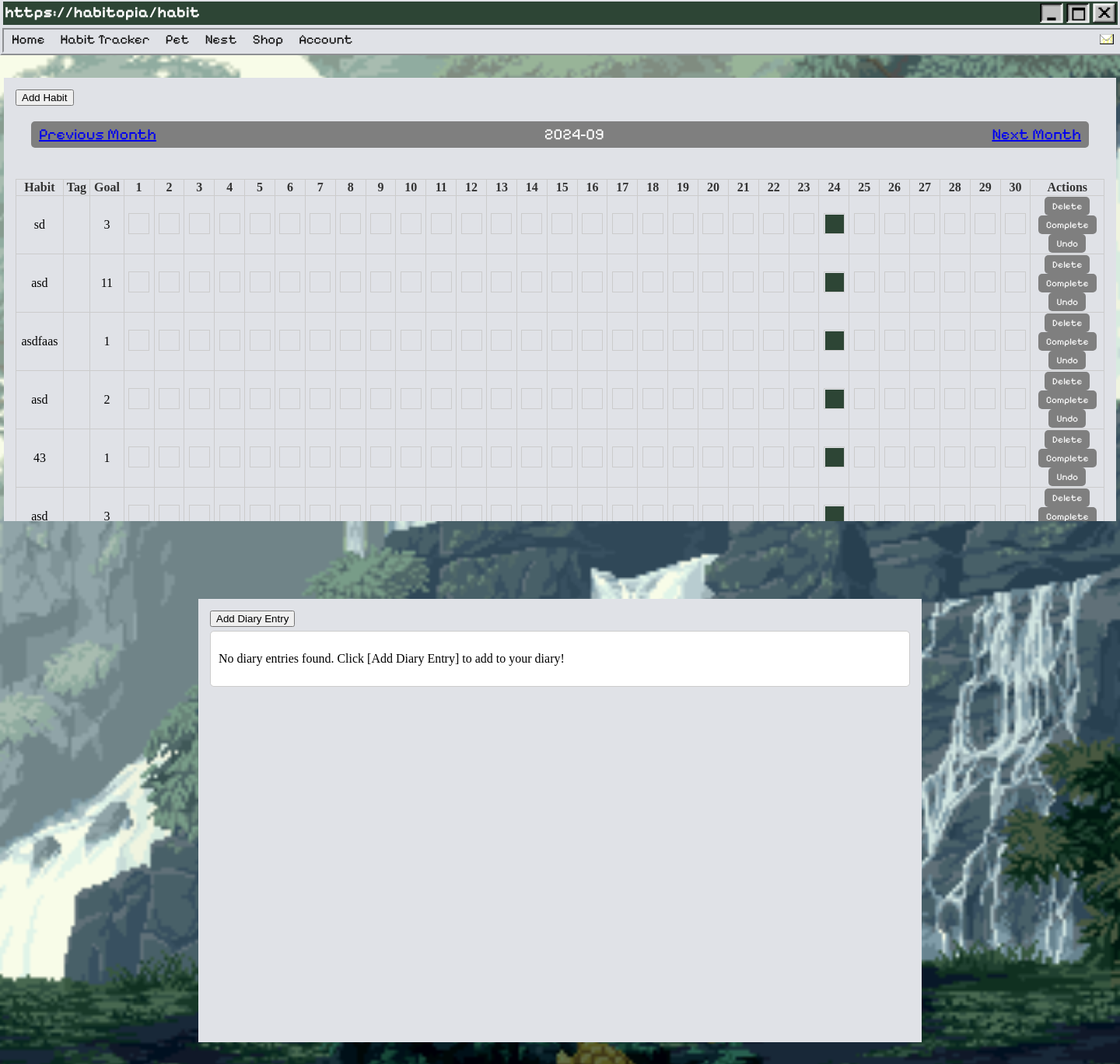
/habit (signed in), run on the app's committed database.
### home.py (models this page shows)
class Habit(db.Model):
    user_id = db.Column(db.Integer, db.ForeignKey('user.id'), nullable=False)
    id = db.Column(db.Integer, primary_key=True)
    name = db.Column(db.String(100), nullable=False)
    tag = db.Column(db.String(50), default="")
    frequency = db.Column(db.Integer, default=30)
    created_at = db.Column(db.DateTime, default=datetime.utcnow)
    repeat_days = db.Column(db.String(100), default="")

### home.py (the view)
@app.route("/habit")
@login_required
def habit():
    habits = Habit.query.filter_by(user_id=current_user.id).all()
    selected_month = request.args.get('month', datetime.now().strftime('%Y-%m'))
    month_start = datetime.strptime(selected_month, '%Y-%m').date()
    month_end = (month_start + relativedelta(months=1)) - timedelta(days=1)
    habit_logs = HabitLog.query.filter(HabitLog.habit_id.in_([habit.id for habit in habits]),
                                       HabitLog.date.between(month_start, month_end)).all()
    habit_logs_dict = {(log.habit_id, log.date.strftime('%Y-%m-%d')): log for log in habit_logs}
    return render_template('habit.html', habits=habits, selected_month=selected_month, month_start=month_start,
                            month_end=month_end, habit_logs=habit_logs_dict, datetime=datetime, timedelta=timedelta,
                            relativedelta=relativedelta)

### home.py (called while the page is built)
@login_manager.user_loader
def load_user(user_id):
    return User.query.get(int(user_id))

### templates/habit.html (shortened to what this page needs)
{% extends "base.html" %}
{% block css %} <link rel="stylesheet" href="/static/styles/HabitStyles.css" > {% endblock %}
{% block heading %}https://habitopia/habit{% endblock %}
{% block content %}
<div id="wrap">
    <button id="openModalBtn" onclick="openModal()">Add Habit</button>
    {% if habits %}
        <div class="month-navigation">
            <a href="{{ url_for('habit', month=(month_start - relativedelta(months=1)).strftime('%Y-%m')) }}">Previous Month</a>
            <span>{{ selected_month }}</span>
            <a href="{{ url_for('habit', month=(month_start + relativedelta(months=1)).strftime('%Y-%m')) }}">Next Month</a>
        </div>
                <table>
                    <tr>
                        <th>Habit</th>
                        <th>Tag</th>
                        <th>Goal</th>
                            {% for day in range(1, (month_start + relativedelta(months=1) - timedelta(days=1)).day + 1) %}
                                <th>{{ day }}</th>
                            {% endfor %}
                        <th>Actions</th>
                    </tr>
                    {% for habit in habits %}
                        <tr>
                            <div class="checkbox-calendar">
                                <td>{{ habit.name }}</td>
                                <td>{{ habit.tag }}</td>
                                <td>{{ habit.frequency }}</td>
                                {% for day in range(1, (month_start + relativedelta(months=1) - timedelta(days=1)).day + 1) %}
                                {% set date = selected_month + '-%02d' % day %}
                                <td>
                                    <div class="calendar-box">
                                        {% set log = habit_logs.get((habit.id, date)) %}
                                        {% if log and log.checked %}
                                            <div class="checked"> </div>
                                        {% endif %}
                                    </div>
                                </td>
                                {% endfor %}
                                <td>
                                    <form action="{{ url_for('delete', habit_id=habit.id) }}" method="POST" style="display:inline;">
                                        <button type="submit" class="delete">Delete</button>
                                    </form>
                                    <form action="{{ url_for('complete_habit', habit_id=habit.id) }}" method="POST">
                                        <button type="submit" class="delete">Complete</button>
                                    </form>
                                    <form action="{{ url_for('undo_complete', habit_id=habit.id) }}" method="POST">
                                        <button type="submit" class="delete">Undo</button>
                                    </form>
                                </td>
                            </div>
                        </tr>
                    {% endfor %}
                </table>
        </div>
    {% else %}
        <p>No habits! Click [Add Habits] to add a habit!</p>
    {% endif %}
<div id="wrap2">
    <button id="openDiaryModalBtn" onclick="openDiaryModal()">Add Diary Entry</button>
    <div class="diary-entry">
        {% if diary_entries %}
            {% for entry in diary_entries %}
                <div class="diary-entry">
                    <p class="entry-date">{{ entry.date.strftime('%Y-%m-%d') }}</p>
                    <p class="entry-text">{{ entry.text }}</p>
                    <form action="{{ url_for('delete_diary', entry_id=entry.id) }}" method="POST" style="display:inline;">
                        <button type="submit" class="delete">Delete</button>
                    </form>
                </div>
            {% endfor %}
        {% else %}
            <p>No diary entries found. Click [Add Diary Entry] to add to your diary! </p>
        {% endif %}
    </div>
</div>
{% endblock %}

### templates/base.html (shortened to what this page needs)
<!DOCTYPE html>
<html lang="en">
<head>
    {% block css %}{% endblock %}
</head>
<body class="body">
    <div class="topboxbg">
        <div class="topbox">
            <ul>
                <h5 class="topboxtext">{% block heading %}{% endblock %}</h5>
                <li><a href="{{url_for('logout')}}"><img src="/static/styles/assets/exit.png" class="icon logout"></a></li>
                <li><img src="/static/styles/assets/window-active.png" class="icon"></li>
                <li><a href=""><img src="/static/styles/assets/minimise-active.png" class="icon"></a></li>
            </ul>
        </div>
        <div class="nav">
            <ul>
                {% if not current_user.is_authenticated %}
                    <li><a href="{{ url_for('home') }}">Home</a></li>
                    <li><a href="{{ url_for('login') }}">Login/Register</a></li>
                    <li><a href="{{ url_for('habit') }}">Habit Tracker</a></li>
                    <li><a href="{{ url_for('pet') }}">Pet</a></li>
                    <li><a href="{{ url_for('shop') }}">Shop</a></li>
                    <li><a href="{{ url_for('account') }}">Account</a></li>
                    <li class="icon"><img src="/static/styles/assets/envelope_closed-0.png" style="width:20px"></li>
                {% else %}
                    <li><a href="{{ url_for('home') }}">Home</a></li>
                    <li><a href="{{ url_for('habit') }}">Habit Tracker</a></li>
                    <li><a href="{{ url_for('pet') }}">Pet</a></li>
                    <li><a href="{{ url_for('petnest') }}">Nest</a></li>
                    <li><a href="{{ url_for('shop') }}">Shop</a></li>
                    <li><a href="{{ url_for('account') }}">Account</a></li>
                    <li class="icon"><img src="/static/styles/assets/envelope_closed-0.png" style="width:20px"></li>
                {% endif %}
            </ul>
        </div>
    </div>
    {% block content %}
    {% endblock %}
</body>
</html>

### static/styles/HabitStyles.css (style rules this page uses)
#wrap { width: 1400px; height: 540px; margin: 100px auto; background: #e0e2e7; overflow: scroll; overflow-x: hidden; padding: 15px; }
#wrap2 { width: 900px; height: 540px; margin: 100px auto; background: #e0e2e7; overflow: scroll; padding: 15px; overflow-x: hidden; }
.body { background-image: url("/static/styles/animatedbackground.gif") ; background-repeat: no-repeat; background-size: cover ; background-attachment: fixed; background-position: center; height: 100vh; width: 100%; margin: 0; padding: 0; overflow: scroll; overflow-x: hidden; }
.topboxbg { background-color:#e0e2e7; position:fixed; height: 40px; top: 0; width: 100%; }
.topbox { background-color: #2d4535; height: 30px; position: fixed; margin: 1px 4px; top: 1px; width: 99.5%; }
.icon { width: 30px; float:right; margin:2px; vertical-align: baseline; }
.topboxtext { float: left; color: #FFFFFF; margin: 2px 2px; text-align: left; font-family: "Pixelify Sans", sans-serif ; font-size: 20px; vertical-align: baseline; }
ul { list-style-type: none; margin: 0; padding: 0; }
.nav { background-color: #e0e2e7 ; border: 5px ridge #e0e2e7; width:99.5%; margin: auto; overflow: hidden; position: fixed; top: 33px; width: 100%; }
.nav a { text-decoration: none; float: left; text-align: center; color: #131313; padding: 2px 10px; font-size: 17px; font-family: "Pixelify Sans", sans-serif; }
.delete { font-family: "Pixelify Sans", sans-serif; font-size: 12px; padding: 5px 10px; background-color:#7f7f7f; border: none; color: white; border-radius: 5px; cursor: pointer; vertical-align: baseline; }
table { width: 100%; border-collapse: collapse; margin-top: 20px; }
th, td { border: 1px solid #ccc; padding: 1px; text-align: center; }
th { background-color: #e0e2e7; color: #333; }
.checkbox-calendar { display: flex; flex-wrap: wrap; }
.month-navigation { display: flex; justify-content: space-between; margin: 20px; font-family: "Pixelify Sans", sans-serif; font-size: 20px; padding: 5px 10px; background-color:#7f7f7f; border: none; color: white; border-radius: 5px; cursor: pointer; vertical-align: baseline; }
.calendar-box { width: 25px; height: 25px; display: inline-block; border: 1px solid #ccc; margin: 1px; cursor: pointer; }
.checked { background-color: #2d4535; height: 24px; width: 24px; margin: 1px; }
.diary-entry { background: #ffffff; border: 1px solid #ccc; margin: 5px 0; padding: 10px; border-radius: 5px; }

### data on the page
Habit: name "sd", frequency "3"
Habit: name "asd", frequency "11"
Habit: name "asdfaas", frequency "1"
Habit: name "asd", frequency "2"
Habit: name "43", frequency "1"
Habit: name "asd", frequency "3"

### other printed values
{{ selected_month }} "2024-09"
{{ day }} "1" "2" "3" "4" "5" "6" "7" "8" "9" "10" "11" "12" "13" "14" "15" "16" "17" "18" "19" "20" "21" "22" "23" "24" "25" "26" "27" "28" "29" "30"
